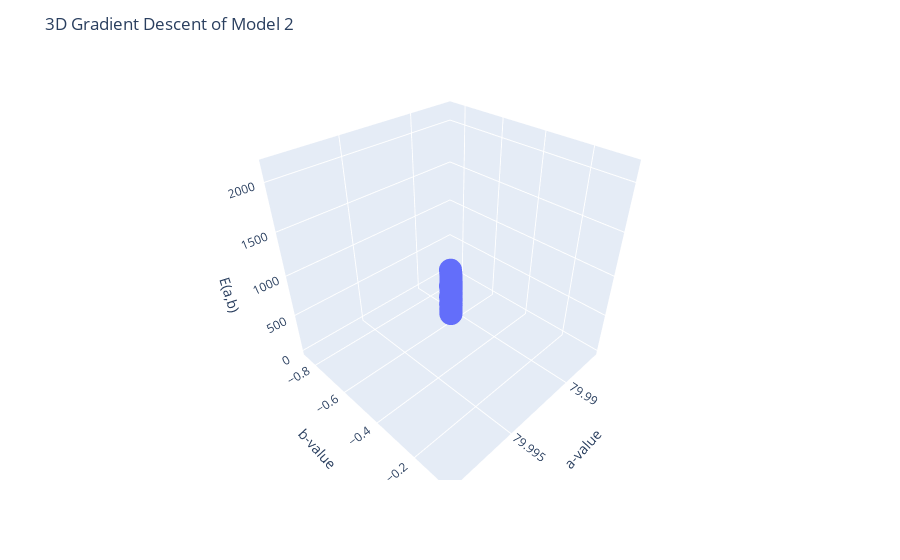

The notebook cell saved with this chart:
### Code cell
fig = px.scatter_3d(model2_gradientdesc, x='a-value', y='b-value', z='E(a,b)')

fig.update_layout(title='3D Gradient Descent of Model 2')

fig.show()
